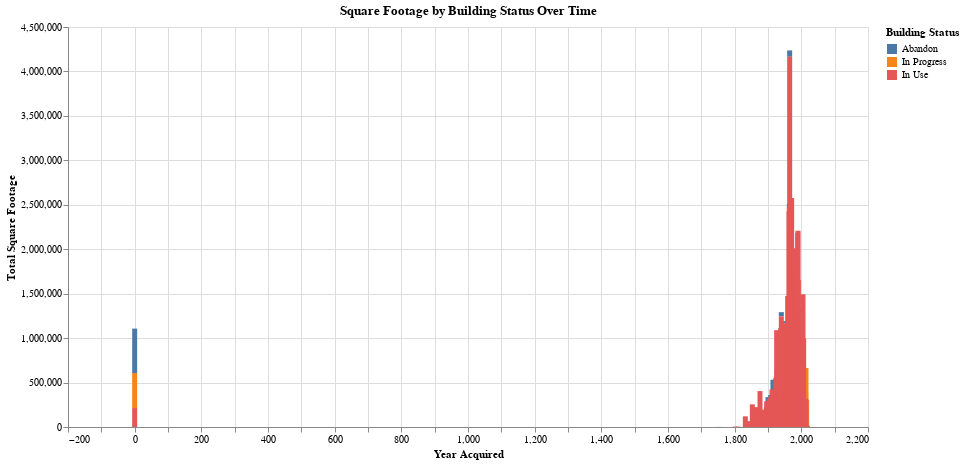

Notebook code for this chart:
### Code cell
import pandas as pd
import altair as alt

# Load data
df = pd.read_csv("building_inventory.csv")

# Data transformation
bar_data = df.dropna(subset=['Square Footage', 'Year Acquired']).groupby(['Bldg Status', 'Year Acquired']).agg(
    Total_Square_Footage=('Square Footage', 'sum')
).reset_index()

# Interactive elements
status_dropdown = alt.binding_select(options=bar_data['Bldg Status'].unique(), name="Building Status: ")
status_selection = alt.selection_point(fields=['Bldg Status'], bind=status_dropdown)

year_slider = alt.binding_range(min=bar_data['Year Acquired'].min(), max=bar_data['Year Acquired'].max(), name="Year: ")
year_selection = alt.selection_point(fields=['Year Acquired'], bind=year_slider)

# Bar chart
bar_chart = alt.Chart(bar_data).mark_bar().encode(
    x=alt.X('Year Acquired:Q', title='Year Acquired'),
    y=alt.Y('Total_Square_Footage:Q', title='Total Square Footage'),
    color=alt.Color('Bldg Status:N', title='Building Status'),
    tooltip=['Year Acquired', 'Total_Square_Footage', 'Bldg Status']
).add_params(
    status_selection,
    year_selection
).transform_filter(
    status_selection
).transform_filter(
    year_selection
).properties(
    width=800,
    height=400,
    title="Square Footage by Building Status Over Time"
)

# If using Jupyter Notebook, just display the chart
bar_chart

### Figure 1 — Vega-Lite specification as saved in the notebook (floating-point values rounded to 4 significant figures; data arrays with more than 128 entries replaced by an {"elided": "..."} marker saying what was removed)
{"config": {"view": {"continuousWidth": 300, "continuousHeight": 300}}, "data": {"name": "data-c784765096168b172279f59790bfddbb"}, "mark": {"type": "bar"}, "encoding": {"color": {"field": "Bldg Status", "title": "Building Status", "type": "nominal"}, "tooltip": [{"field": "Year Acquired", "type": "quantitative"}, {"field": "Total_Square_Footage", "type": "quantitative"}, {"field": "Bldg Status", "type": "nominal"}], "x": {"field": "Year Acquired", "title": "Year Acquired", "type": "quantitative"}, "y": {"field": "Total_Square_Footage", "title": "Total Square Footage", "type": "quantitative"}}, "height": 400, "params": [{"name": "param_7", "select": {"type": "point", "fields": ["Bldg Status"]}, "bind": {"input": "select", "options": ["Abandon", "In Progress", "In Use"], "name": "Building Status: "}}, {"name": "param_8", "select": {"type": "point", "fields": ["Year Acquired"]}, "bind": {"input": "range", "max": 2019, "min": 0, "name": "Year: "}}], "title": "Square Footage by Building Status Over Time", "transform": [{"filter": {"param": "param_7"}}, {"filter": {"param": "param_8"}}], "width": 800, "$schema": "https://vega.github.io/schema/vega-lite/v5.8.0.json", "datasets": {"data-c784765096168b172279f59790bfddbb": {"elided": "249 records"}}}
